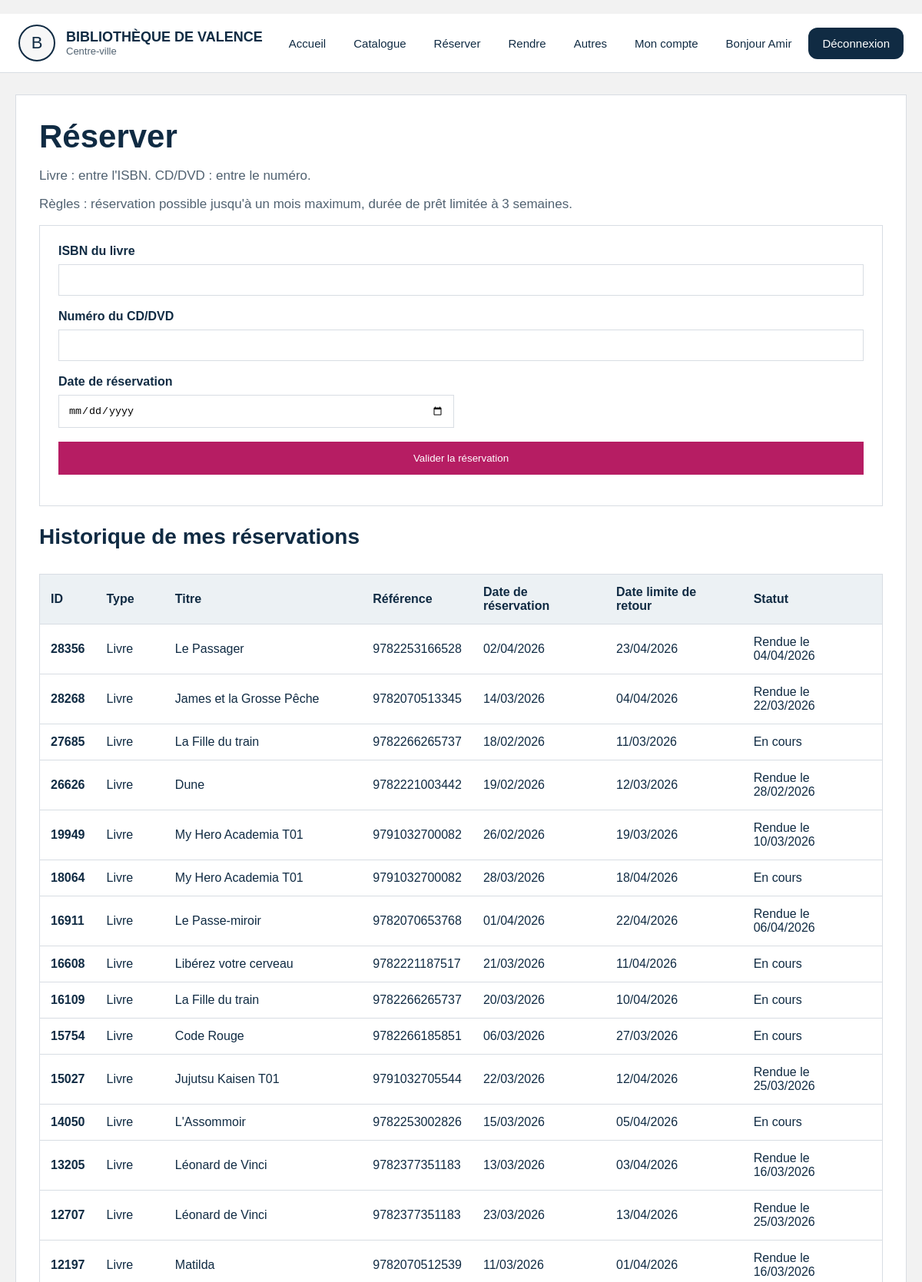
The app's page /reserver (signed in, upper part) with its own data.
### tables this page shows
CREATE TABLE LIVRE (id_livre INTEGER PRIMARY KEY, nom_livre TEXT, auteur_livre TEXT, maison_edition_livre TEXT, annee_livre NUMERIC, id_categorie NUMERIC REFERENCES CATEGORIE (id_categorie), ISBN_livre NUMERIC, resume TEXT, image TEXT, disponibilité INTEGER, total_exemplaires INTEGER);

### main.py (the view, shortened to what this page needs)
@application.route("/reserver", methods=["GET", "POST"])
def reserver():
    redirection = verifier_connexion()
    if redirection:
        return redirection
    base = bdd()
    message = None
    erreur = None
    utilisateur_id = session["utilisateur"]["id"]
    nom_table_ligne = table_ligne_livre(base)
    def creer_resa():
        reservation_id = prochain_identifiant(base, "RESERVATION", "id_reservation")
        auj = date.today()
        base.execute(
            "INSERT INTO RESERVATION (id_reservation, date_reservation, date_de_retour, id_client, date_limite_retour, date_retour_effective) VALUES (?, ?, NULL, ?, ?, NULL)",
            (reservation_id, date_francaise(auj), utilisateur_id, date_francaise(auj + timedelta(days=21))),
        )
        return reservation_id
    historique = bdd().execute(
        """
        SELECT type_media, id_reservation, nom_media, reference_media, date_reservation, date_limite_retour, date_retour_effective
        FROM VUE_HISTORIQUE_RESERVATIONS
        WHERE id_client = ?
        ORDER BY id_reservation DESC
        """,
        (utilisateur_id,),
    ).fetchall()
    return render_template("reserver.html", message=message, erreur=erreur, historique=historique)

### fonctions.py (called while the page is built)
def bdd(base_path=BASE_DONNEES):
    if "bdd" not in g:
        g.bdd = sqlite3.connect(base_path)
        g.bdd.row_factory = sqlite3.Row
    return g.bdd

def fermer_bdd(_erreur=None):
    connexion = g.pop("bdd", None)
    if connexion:
        connexion.close()

def faire_slug(texte):
    return "-".join(str(texte).strip().lower().split()) # permet de convertir un m eSSage en message

def categories_menu(base_path=BASE_DONNEES):
    try:
        lignes = bdd(base_path).execute(
            "SELECT id_categorie, nom_categorie FROM CATEGORIE ORDER BY id_categorie"
        ).fetchall()
    except Exception:
        return []
    return [
        {
            "id": l["id_categorie"],
            "nom": l["nom_categorie"],
            "categorie_url": faire_slug(l["nom_categorie"]),
        }
        for l in lignes
    ]

def verifier_connexion():
    if "utilisateur" not in session:
        return redirect(url_for("connexion", next=request.path))
    return None

def contexte_global(base_path=BASE_DONNEES):
    return {
        "utilisateur": session.get("utilisateur"),
        "admin_connecte": bool(session.get("admin")),
        "menu_categories": categories_menu(base_path),
    }

### main.py (called while the page is built)
def _identifiant_sql(nom):
    return '"' + str(nom).replace('"', '""') + '"'

def table_ligne_livre(base):
    for candidat in ("ligne_livre", "LIGNE LIVRE"):
        trouvee = base.execute(
            "SELECT name FROM sqlite_master WHERE type='table' AND name=? LIMIT 1",
            (candidat,),
        ).fetchone()
        if trouvee:
            return _identifiant_sql(trouvee["name"])
    return _identifiant_sql("ligne_livre")

@application.teardown_appcontext
def nettoyage_bdd(_erreur):
    fermer_bdd(_erreur)

@application.context_processor
def injecter_contexte():
    return contexte_global(BASE_DONNEES)

### templates/reserver.html (shortened to what this page needs)
﻿{% extends "base.html" %}
{% block content %}
<h1>Réserver</h1>
<p>Livre : entre l'ISBN. CD/DVD : entre le numéro.</p>
<p>Règles : réservation possible jusqu'à un mois maximum, durée de prêt limitée à 3 semaines.</p>
<div class="formulaire">
    <form method="POST" action="{{ url_for('reserver') }}">
        <div class="grille-formulaire">
            <div class="champ-formulaire grand">
                <label for="isbn">ISBN du livre</label>
                <input type="text" id="isbn" name="isbn">
            </div>
            <div class="champ-formulaire grand">
                <label for="numero_cd_dvd">Numéro du CD/DVD</label>
                <input type="number" id="numero_cd_dvd" name="numero_cd_dvd" min="1">
            </div>
            <div class="champ-formulaire">
                <label for="date_reservation">Date de réservation</label>
                <input type="date" id="date_reservation" name="date_reservation">
            </div>
            <div class="champ-formulaire grand">
                <button type="submit">Valider la réservation</button>
            </div>
        </div>
    </form>
</div>
<h2>Historique de mes réservations</h2>
<div class="table-conteneur">
    <table class="tableau-horaires">
        <thead>
            <tr>
                <th>ID</th>
                <th>Type</th>
                <th>Titre</th>
                <th>Référence</th>
                <th>Date de réservation</th>
                <th>Date limite de retour</th>
                <th>Statut</th>
            </tr>
        </thead>
        <tbody>
            {% for r in historique %}
            <tr>
                <td>{{ r["id_reservation"] }}</td>
                <td>{{ r["type_media"] }}</td>
                <td>{{ r["nom_media"] }}</td>
                <td>{{ r["reference_media"] }}</td>
                <td>{{ r["date_reservation"] }}</td>
                <td>{{ r["date_limite_retour"] or "-" }}</td>
                <td>
                    {% if r["date_retour_effective"] %}
                        Rendue le {{ r["date_retour_effective"] }}
                    {% else %}
                        En cours
                    {% endif %}
                </td>
            </tr>
            {% else %}
            <tr>
                <td colspan="7">Aucune réservation pour le moment.</td>
            </tr>
            {% endfor %}
        </tbody>
    </table>
</div>
{% endblock %}

### static/style.css (style rules this page uses)
* { box-sizing:border-box; }
body { margin:0; font-family:Arial, sans-serif; background:var(--fond); color:var(--bleu); }
.bloc-principal h1 { margin:0 0 10px 0; font-size:42px; }
.bloc-principal h2 { margin:24px 0 12px 0; font-size:28px; }
.bloc-principal p { color:var(--gris); font-size:17px; }
.tableau-horaires { width:100%; border-collapse:collapse; background:var(--blanc); border:1px solid var(--gris-clair); margin-top:20px; }
.tableau-horaires th, .tableau-horaires td { padding:14px; border-bottom:1px solid var(--gris-clair); text-align:left; }
.tableau-horaires th { background:#ecf1f4; }
.tableau-horaires td:first-child { font-weight:bold; color:var(--bleu); }
.formulaire { background:var(--blanc); border:1px solid var(--gris-clair); padding:24px; }
.grille-formulaire { display:grid; grid-template-columns:1fr 1fr; gap:18px; }
.champ-formulaire { display:flex; flex-direction:column; gap:8px; }
.champ-formulaire.grand { grid-column:1 / -1; }
.champ-formulaire label { font-weight:bold; }
.formulaire input, .formulaire select, .formulaire textarea { width:100%; padding:12px; border:1px solid var(--gris-clair); }
.formulaire button { padding:14px 20px; border:none; background:var(--rose); color:white; cursor:pointer; }
.table-conteneur { overflow:auto; }

### records on screen
LIVRE: id_reservation "28356", type_media "Livre", nom_media "Le Passager", reference_media "9782253166528", date_reservation "02/04/2026", r "23/04/2026", date_retour_effective "04/04/2026"
LIVRE: id_reservation "28268", type_media "Livre", nom_media "James et la Grosse Pêche", reference_media "9782070513345", date_reservation "14/03/2026", r "04/04/2026", date_retour_effective "22/03/2026"
LIVRE: id_reservation "27685", type_media "Livre", nom_media "La Fille du train", reference_media "9782266265737", date_reservation "18/02/2026", r "11/03/2026", shows "En cours", id_reservation "16109", date_reservation "20/03/2026", r "10/04/2026"
LIVRE: id_reservation "26626", type_media "Livre", nom_media "Dune", reference_media "9782221003442", date_reservation "19/02/2026", r "12/03/2026", date_retour_effective "28/02/2026"
LIVRE: id_reservation "19949", type_media "Livre", nom_media "My Hero Academia T01", reference_media "9791032700082", date_reservation "26/02/2026", r "19/03/2026", date_retour_effective "10/03/2026", id_reservation "18064", date_reservation "28/03/2026", r "18/04/2026", shows "En cours"
LIVRE: id_reservation "16911", type_media "Livre", nom_media "Le Passe-miroir", reference_media "9782070653768", date_reservation "01/04/2026", r "22/04/2026", date_retour_effective "06/04/2026"
LIVRE: id_reservation "16608", type_media "Livre", nom_media "Libérez votre cerveau", reference_media "9782221187517", date_reservation "21/03/2026", r "11/04/2026", shows "En cours"
LIVRE: id_reservation "15754", type_media "Livre", nom_media "Code Rouge", reference_media "9782266185851", date_reservation "06/03/2026", r "27/03/2026", shows "En cours"
LIVRE: id_reservation "15027", type_media "Livre", nom_media "Jujutsu Kaisen T01", reference_media "9791032705544", date_reservation "22/03/2026", r "12/04/2026", date_retour_effective "25/03/2026"
LIVRE: id_reservation "14050", type_media "Livre", nom_media "L'Assommoir", reference_media "9782253002826", date_reservation "15/03/2026", r "05/04/2026", shows "En cours"
LIVRE: id_reservation "13205", type_media "Livre", nom_media "Léonard de Vinci", reference_media "9782377351183", date_reservation "13/03/2026", r "03/04/2026", date_retour_effective "16/03/2026", id_reservation "12707", date_reservation "23/03/2026", r "13/04/2026", date_retour_effective "25/03/2026"
LIVRE: id_reservation "12197", type_media "Livre", nom_media "Matilda", reference_media "9782070512539", date_reservation "11/03/2026", r "01/04/2026", date_retour_effective "16/03/2026"

### other values on screen
{{ utilisateur.prenom }} "Amir"
